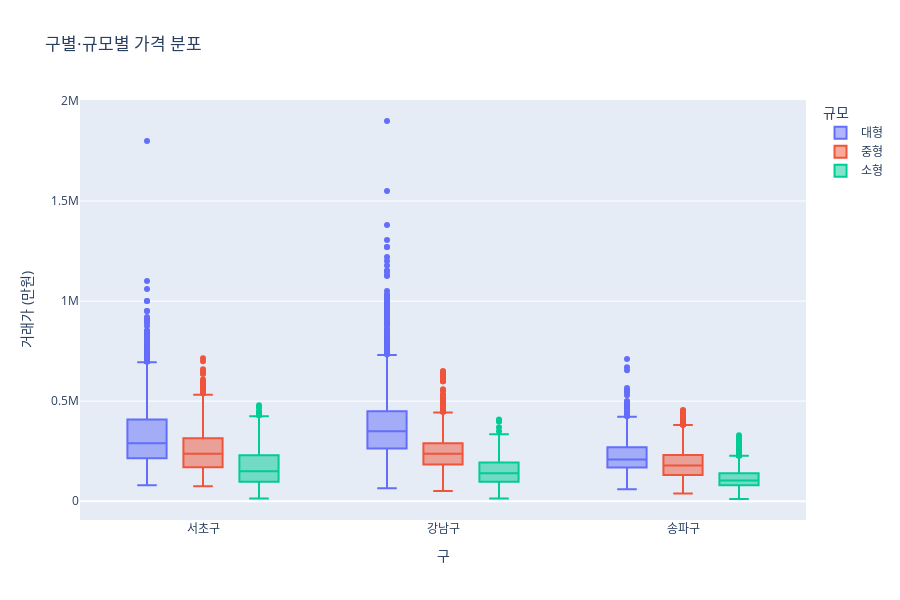

This figure's notebook cell:
### Code cell
# 5. 구별 가격 분포 (박스플롯)
fig5 = px.box(
    df,
    x='CGG_NM',
    y='THING_AMT',
    color='size_group',
    title='구별·규모별 가격 분포',
    labels={
        'CGG_NM': '구',
        'THING_AMT': '거래가 (만원)',
        'size_group': '규모'
    },
    points='outliers'  # 이상치만 점으로 표시
)

fig5.update_layout(height=600)
fig5.show()

### Figure 1 — Plotly figure (JSON) as saved in the notebook; plotly's stock layout.template omitted (floating-point values rounded to 4 significant figures; data arrays with more than 128 entries replaced by an {"elided": "..."} marker saying what was removed)
{"data": [{"alignmentgroup": "True", "boxpoints": "outliers", "hovertemplate": "규모=대형<br>구=%{x}<br>거래가 (만원)=%{y}<extra></extra>", "legendgroup": "대형", "marker": {"color": "#636efa"}, "name": "대형", "notched": false, "offsetgroup": "대형", "orientation": "v", "showlegend": true, "type": "box", "x": {"elided": "7989 str values"}, "x0": " ", "xaxis": "x", "y": {"elided": "7989 int values"}, "y0": " ", "yaxis": "y"}, {"alignmentgroup": "True", "boxpoints": "outliers", "hovertemplate": "규모=중형<br>구=%{x}<br>거래가 (만원)=%{y}<extra></extra>", "legendgroup": "중형", "marker": {"color": "#EF553B"}, "name": "중형", "notched": false, "offsetgroup": "중형", "orientation": "v", "showlegend": true, "type": "box", "x": {"elided": "12064 str values"}, "x0": " ", "xaxis": "x", "y": {"elided": "12064 int values"}, "y0": " ", "yaxis": "y"}, {"alignmentgroup": "True", "boxpoints": "outliers", "hovertemplate": "규모=소형<br>구=%{x}<br>거래가 (만원)=%{y}<extra></extra>", "legendgroup": "소형", "marker": {"color": "#00cc96"}, "name": "소형", "notched": false, "offsetgroup": "소형", "orientation": "v", "showlegend": true, "type": "box", "x": {"elided": "8262 str values"}, "x0": " ", "xaxis": "x", "y": {"elided": "8262 int values"}, "y0": " ", "yaxis": "y"}], "layout": {"boxmode": "group", "height": 600, "legend": {"title": {"text": "규모"}, "tracegroupgap": 0}, "title": {"text": "구별·규모별 가격 분포"}, "xaxis": {"anchor": "y", "domain": [0, 1], "title": {"text": "구"}}, "yaxis": {"anchor": "x", "domain": [0, 1], "title": {"text": "거래가 (만원)"}}}}
